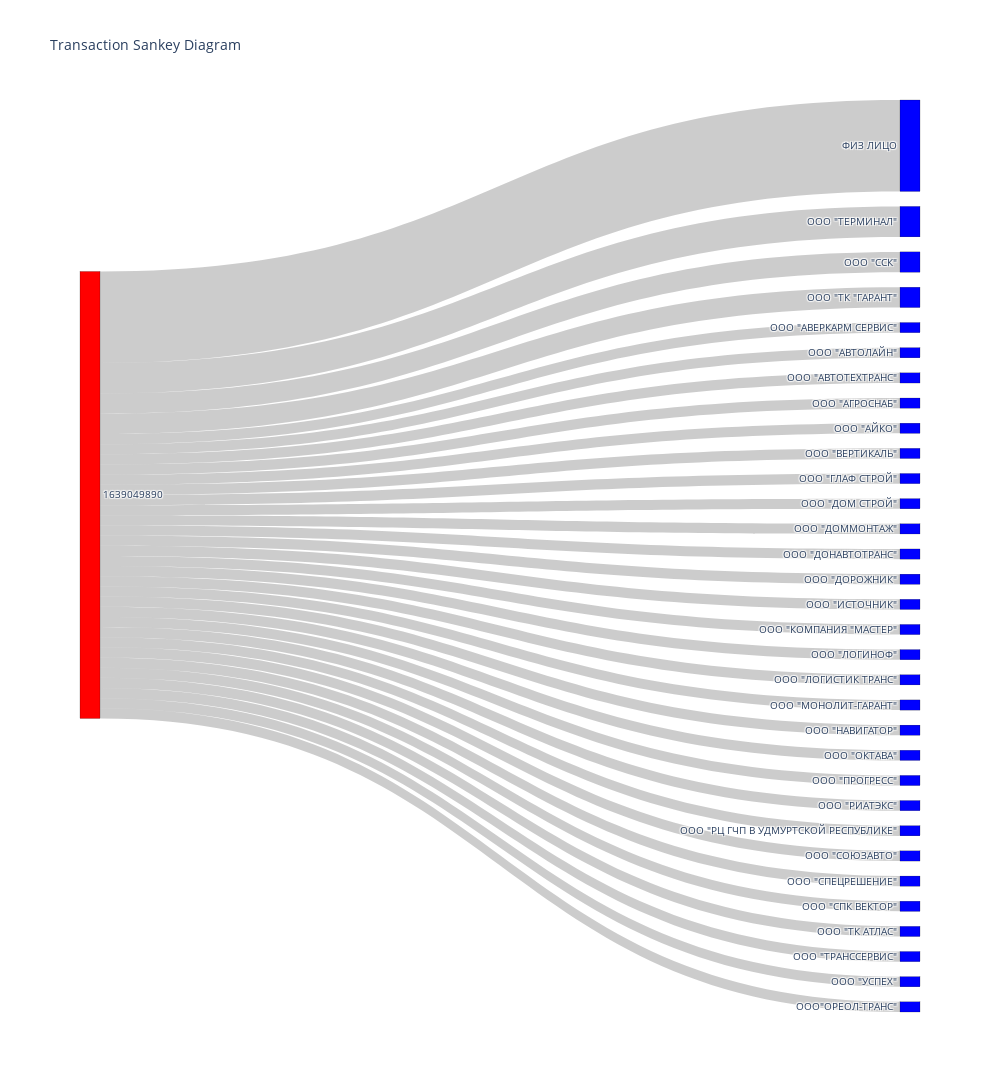

The cell this chart's notebook holds for it:
### Code cell
sankey(
    tmp,
    seller=seller_group,
    buyer=buyer_group,
    bipartite=True,
    display_nan=True,
    display_minor=False,
    drop_cycle=True,
   #min_transaction_seller=10,
    #min_transaction_buyer=10,
)

### Figure 1 — Plotly figure (JSON) as saved in the notebook; plotly's stock layout.template omitted (floating-point values rounded to 4 significant figures)
{"data": [{"link": {"source": [0, 0, 0, 0, 0, 0, 0, 0, 0, 0, 0, 0, 0, 0, 0, 0, 0, 0, 0, 0, 0, 0, 0, 0, 0, 0, 0, 0, 0, 0, 0, 0], "target": [1, 2, 3, 4, 5, 6, 7, 8, 9, 10, 11, 12, 13, 14, 15, 16, 17, 18, 19, 20, 21, 22, 23, 24, 25, 26, 27, 28, 29, 30, 31, 32], "value": [1, 1, 1, 1, 1, 1, 1, 1, 1, 1, 1, 1, 1, 1, 1, 1, 1, 1, 1, 1, 1, 1, 1, 1, 2, 3, 2, 1, 1, 1, 1, 9]}, "node": {"color": ["red", "blue", "blue", "blue", "blue", "blue", "blue", "blue", "blue", "blue", "blue", "blue", "blue", "blue", "blue", "blue", "blue", "blue", "blue", "blue", "blue", "blue", "blue", "blue", "blue", "blue", "blue", "blue", "blue", "blue", "blue", "blue", "blue"], "label": ["1639049890", "ООО \"АВЕРКАРМ СЕРВИС\"", "ООО \"АВТОЛАЙН\"", "ООО \"АВТОТЕХТРАНС\"", "ООО \"АГРОСНАБ\"", "ООО \"АЙКО\"", "ООО \"ВЕРТИКАЛЬ\"", "ООО \"ГЛАФ СТРОЙ\"", "ООО \"ДОМ СТРОЙ\"", "ООО \"ДОММОНТАЖ\"", "ООО \"ДОНАВТОТРАНС\"", "ООО \"ДОРОЖНИК\"", "ООО \"ИСТОЧНИК\"", "ООО \"КОМПАНИЯ \"МАСТЕР\"", "ООО \"ЛОГИНОФ\"", "ООО \"ЛОГИСТИК ТРАНС\"", "ООО \"МОНОЛИТ-ГАРАНТ\"", "ООО \"НАВИГАТОР\"", "ООО \"ОКТАВА\"", "ООО \"ПРОГРЕСС\"", "ООО \"РИАТЭКС\"", "ООО \"РЦ ГЧП В УДМУРТСКОЙ РЕСПУБЛИКЕ\"", "ООО \"СОЮЗАВТО\"", "ООО \"СПЕЦРЕШЕНИЕ\"", "ООО \"СПК ВЕКТОР\"", "ООО \"ССК\"", "ООО \"ТЕРМИНАЛ\"", "ООО \"ТК \"ГАРАНТ\"", "ООО \"ТК АТЛАС\"", "ООО \"ТРАНССЕРВИС\"", "ООО \"УСПЕХ\"", "ООО\"ОРЕОЛ-ТРАНС\"", "ФИЗ ЛИЦО"], "line": {"color": "black", "width": 0.2}, "pad": 15, "thickness": 20}, "type": "sankey"}], "layout": {"autosize": true, "font": {"size": 10}, "height": 1500, "title": {"text": "Transaction Sankey Diagram"}, "width": 1000}}
